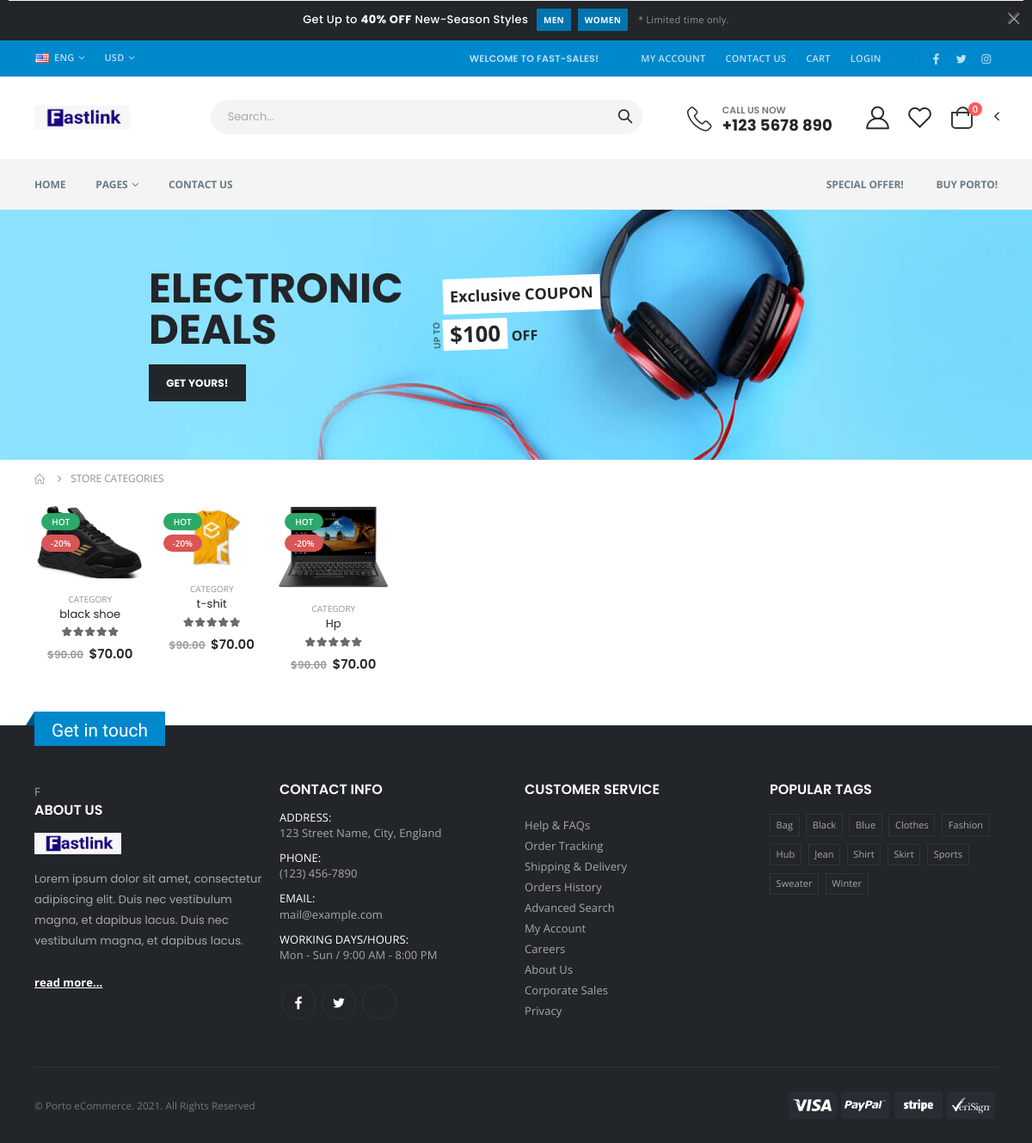
The page / on the database its author committed.
### core/models.py (models this page shows, shortened)
class Category(models.Model):
    slug = models.CharField(max_length=150, null=False, blank=False)
    title = models.CharField(max_length=150, null=False, blank=False)
    image = models.ImageField(null=True, blank=True)
    description = models.TextField(max_length=500, blank=False)
    status = models.BooleanField(default=False, help_text="0=default, 1=hidden")
    trending = models.BooleanField(default=False, help_text="0=default, 1=Trending")
    meta_tittle = models.CharField(max_length=150, null=False, blank=False)
    meta_keywords = models.CharField(max_length=150, null=False, blank=False)
    meta_description = models.TextField(max_length=500, blank=False)

### core/views.py (the view)
# urls.py: path('', views.collections, name='collections'),
def collections(request):
    category = Category.objects.filter(status=0)
    context = {'category': category}
    return render(request, 'home1.html', context )

### templates/home1.html (shortened to what this page needs)
{% extends 'base1.html' %}
{% load static %}
{% block content %}
<body>
        <main class="main">
            <div class="category-banner-container bg-gray">
                <div class="category-banner banner text-uppercase" style="background: no-repeat 60%/cover url('static/assets/images/banners/banner-top.jpg');">
                    <div class="container position-relative">
                        <div class="row">
                            <div class="pl-lg-5 pb-5 pb-md-0 col-md-5 col-xl-4 col-lg-4 offset-1">
                                <h3>Electronic<br>Deals</h3>
                                <a href="category.html" class="btn btn-dark">Get Yours!</a>
                            </div>
                            <div class="pl-lg-3 col-md-4 offset-md-0 offset-1 pt-3">
                                <div class="coupon-sale-content">
                                    <h4 class="m-b-1 coupon-sale-text bg-white text-transform-none">Exclusive COUPON
                                    </h4>
                                    <h5 class="mb-2 coupon-sale-text d-block ls-10 p-0"><i class="ls-0">UP TO</i><b class="text-dark">$100</b> OFF</h5>
                                </div>
                            </div>
                        </div>
                    </div>
                </div>
            </div>
            <div class="container">
                <nav aria-label="breadcrumb" class="breadcrumb-nav">
                    <ol class="breadcrumb">
                        <li class="breadcrumb-item"><a href="{% url 'core:collections' %}"><i class="icon-home"></i></a></li>
                        <li class="breadcrumb-item active" aria-current="page">Store Categories</li>
                    </ol>
                </nav>
                <div class="row row-sm">
                    {% for item in category %}
                        <div class="col-6 col-sm-4 col-md-3 col-xl-8col">
                            <div class="product-default">
                                <figure>
                                    <a href="{% url 'core:collectionsview' item.slug %}">
                                        <img src="{{ item.image.url}}" width="130" height="130" alt="product" />
                                    </a>
                                    <div class="label-group">
                                        {% if item.trending %}
                                        <div class="product-label label-hot">HOT</div>
                                        {% endif %}
                                        <div class="product-label label-sale">-20%</div>
                                    </div>
                                </figure>
                                <div class="product-details">
                                    <div class="category-wrap">
                                        <div class="category-list">
                                            <a href="category.html" class="product-category">category</a>
                                        </div>
                                    </div>
                                    <h3 class="product-title"> <a href="product.html">{{ item.title }}</a>
                                    </h3>
                                    <div class="ratings-container">
                                        <div class="product-ratings">
                                            <span class="ratings" style="width:100%"></span>
                                        </div>
                                    </div>
                                    <div class="price-box">
                                        <span class="old-price">$90.00</span>
                                        <span class="product-price">$70.00</span>
                                    </div>
                                </div>
                            </div>
                        </div>
                    {% endfor %}
                </div>
            </div>
        </main>
    </div>
</html>
<button title="Close (Esc)" type="button" class="mfp-close">
</button>
{% endblock content %}

### rows shown on the page
Category: image (picture), trending "HOT", title "black shoe"
Category: image (picture), trending "HOT", title "t-shit"
Category: image (picture), trending "HOT", title "Hp"

### other values the page prints
{{ request.user|cart_item_count }} "0"
